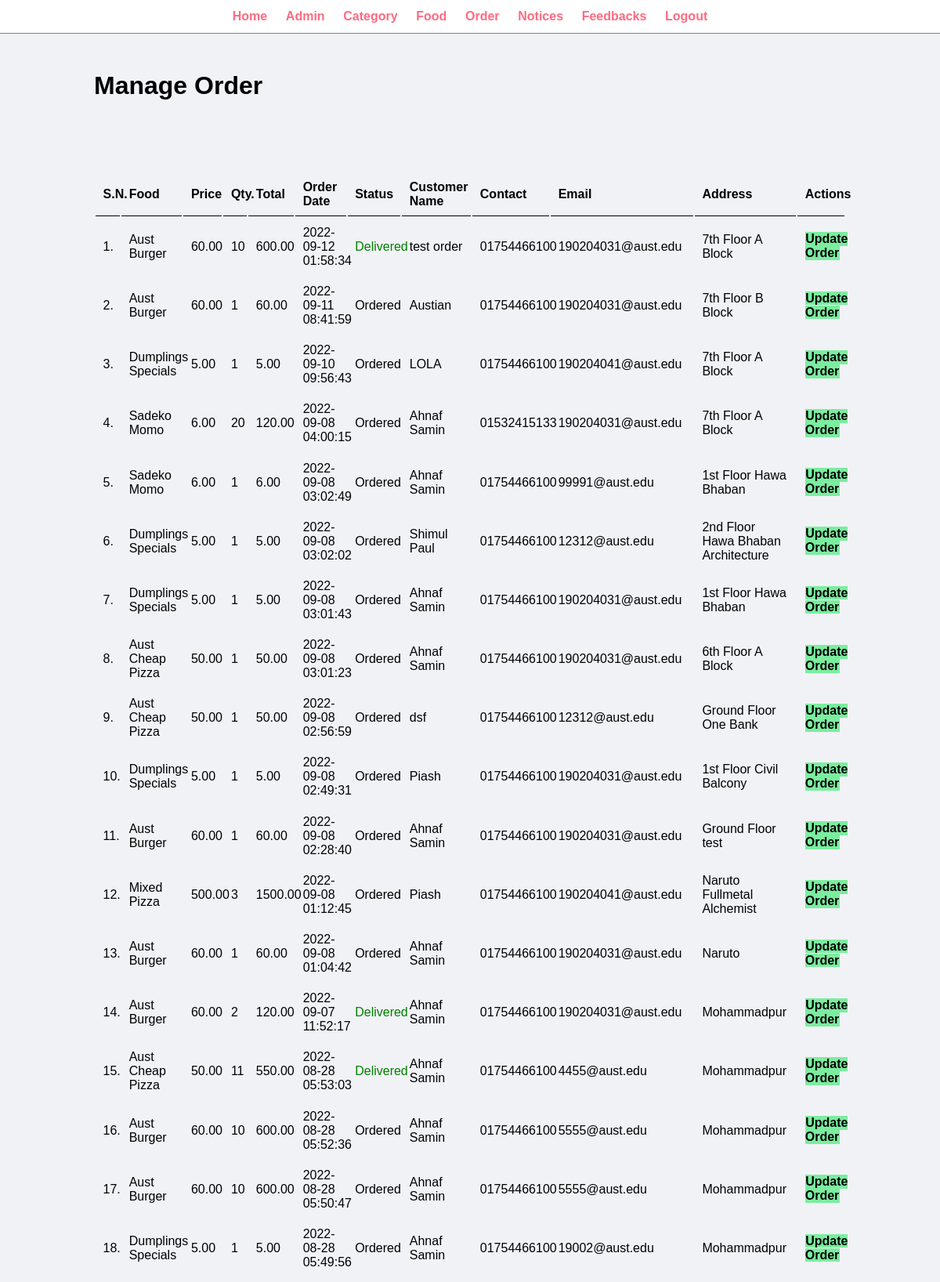
Page /admin/manage-order.php (signed in, upper part) on the committed database.
### tables this page shows
CREATE TABLE `tbl_order` (
  `id` int(10) UNSIGNED NOT NULL,
  `food` varchar(150) NOT NULL,
  `price` decimal(10,2) NOT NULL,
  `qty` int(11) NOT NULL,
  `total` decimal(10,2) NOT NULL,
  `order_date` datetime NOT NULL,
  `status` varchar(50) NOT NULL,
  `customer_name` varchar(150) NOT NULL,
  `customer_contact` varchar(20) NOT NULL,
  `customer_email` varchar(150) NOT NULL,
  `customer_address` varchar(255) NOT NULL
);

### admin/manage-order.php (the view, shortened to what this page needs)
<?php include('partials/menu.php'); ?>
<div class="main-content">
    <div class="wrapper">
        <h1>Manage Order</h1>
                <br /><br /><br />
                <br><br>
                <table class="tbl-full">
                    <tr>
                        <th>S.N.</th>
                        <th>Food</th>
                        <th>Price</th>
                        <th>Qty.</th>
                        <th>Total</th>
                        <th>Order Date</th>
                        <th>Status</th>
                        <th>Customer Name</th>
                        <th>Contact</th>
                        <th>Email</th>
                        <th>Address</th>
                        <th>Actions</th>
                    </tr>
                    <?php
                        $sql = "SELECT * FROM tbl_order ORDER BY id DESC";
                        $res = mysqli_query($conn, $sql);
                        $count = mysqli_num_rows($res);
                        $sn = 1;
                        if($count>0)
                        {
                            while($row=mysqli_fetch_assoc($res))
                            {
                                $id = $row['id'];
                                $food = $row['food'];
                                $price = $row['price'];
                                $qty = $row['qty'];
                                $total = $row['total'];
                                $order_date = $row['order_date'];
                                $status = $row['status'];
                                $customer_name = $row['customer_name'];
                                $customer_contact = $row['customer_contact'];
                                $customer_email = $row['customer_email'];
                                $customer_address = $row['customer_address'];
                                ?>
                                    <tr>
                                        <td><?php echo $sn++; ?>. </td>
                                        <td><?php echo $food; ?></td>
                                        <td><?php echo $price; ?></td>
                                        <td><?php echo $qty; ?></td>
                                        <td><?php echo $total; ?></td>
                                        <td><?php echo $order_date; ?></td>
                                        <td>
                                            <?php
                                                if($status=="Ordered")
                                                {
                                                    echo "<label>$status</label>";
                                                }
                                                elseif($status=="On Delivery")
                                                {
                                                    echo "<label style='color: orange;'>$status</label>";
                                                }
                                                elseif($status=="Delivered")
                                                {
                                                    echo "<label style='color: green;'>$status</label>";
                                                }
                                                elseif($status=="Cancelled")
                                                {
                                                    echo "<label style='color: red;'>$status</label>";
                                                }
                                            ?>
                                        </td>
                                        <td><?php echo $customer_name; ?></td>
                                        <td><?php echo $customer_contact; ?></td>
                                        <td><?php echo $customer_email; ?></td>
                                        <td><?php echo $customer_address; ?></td>
                                        <td>
                                            <a href="<?php echo SITEURL; ?>admin/update-order.php?id=<?php echo $id; ?>" class="btn-secondary">Update Order</a>
                                        </td>
                                    </tr>
                                <?php
                            }
                        }
                        else
                        {
                            echo "<tr><td colspan='12' class='error'>Orders not Available</td></tr>";
                        }
                    ?>
                </table>
    </div>
</div>
<?php include('partials/footer.php'); ?>

### css/admin.css (style rules this page uses)
* { margin: 0; padding: 0; font-family: Arial, Helvetica, sans-serif; }
.wrapper { padding: 1%; width: 80%; margin: 0 auto; }
.tbl-full { width: 100%; }
table tr th { border-bottom: 1px solid black; padding: 1%; text-align: left; }
table tr td { padding: 1%; }
.btn-secondary { background-color: #7bed9f; padding: 1%; color: black; text-decoration: none; font-weight: bold; }
.main-content { background-color: #f1f2f6; padding: 3% 0; }

### rows in the picture
tbl_order: food "Aust Burger", price "60.00", qty "10", total "600.00", order_date "2022-09-12 01:58:34", status "Delivered", customer_name "test order", customer_contact "01754466100", customer_email "190204031@aust.edu", customer_address "7th Floor A Block"
tbl_order: food "Aust Burger", price "60.00", qty "1", total "60.00", order_date "2022-09-11 08:41:59", status "Ordered", customer_name "Austian", customer_contact "01754466100", customer_email "190204031@aust.edu", customer_address "7th Floor B Block"
tbl_order: food "Dumplings Specials", price "5.00", qty "1", total "5.00", order_date "2022-09-10 09:56:43", status "Ordered", customer_name "LOLA", customer_contact "01754466100", customer_email "190204041@aust.edu", customer_address "7th Floor A Block"
tbl_order: food "Sadeko Momo", price "6.00", qty "20", total "120.00", order_date "2022-09-08 04:00:15", status "Ordered", customer_name "Ahnaf Samin", customer_contact "01532415133", customer_email "190204031@aust.edu", customer_address "7th Floor A Block"
tbl_order: food "Sadeko Momo", price "6.00", qty "1", total "6.00", order_date "2022-09-08 03:02:49", status "Ordered", customer_name "Ahnaf Samin", customer_contact "01754466100", customer_email "99991@aust.edu", customer_address "1st Floor Hawa Bhaban"
tbl_order: food "Dumplings Specials", price "5.00", qty "1", total "5.00", order_date "2022-09-08 03:02:02", status "Ordered", customer_name "Shimul Paul", customer_contact "01754466100", customer_email "12312@aust.edu", customer_address "2nd Floor Hawa Bhaban Architecture"
tbl_order: food "Dumplings Specials", price "5.00", qty "1", total "5.00", order_date "2022-09-08 03:01:43", status "Ordered", customer_name "Ahnaf Samin", customer_contact "01754466100", customer_email "190204031@aust.edu", customer_address "1st Floor Hawa Bhaban"
tbl_order: food "Aust Cheap Pizza", price "50.00", qty "1", total "50.00", order_date "2022-09-08 03:01:23", status "Ordered", customer_name "Ahnaf Samin", customer_contact "01754466100", customer_email "190204031@aust.edu", customer_address "6th Floor A Block"
tbl_order: food "Aust Cheap Pizza", price "50.00", qty "1", total "50.00", order_date "2022-09-08 02:56:59", status "Ordered", customer_name "dsf", customer_contact "01754466100", customer_email "12312@aust.edu", customer_address "Ground Floor One Bank"
tbl_order: food "Dumplings Specials", price "5.00", qty "1", total "5.00", order_date "2022-09-08 02:49:31", status "Ordered", customer_name "Piash", customer_contact "01754466100", customer_email "190204031@aust.edu", customer_address "1st Floor Civil Balcony"
tbl_order: food "Aust Burger", price "60.00", qty "1", total "60.00", order_date "2022-09-08 02:28:40", status "Ordered", customer_name "Ahnaf Samin", customer_contact "01754466100", customer_email "190204031@aust.edu", customer_address "Ground Floor test"
tbl_order: food "Mixed Pizza", price "500.00", qty "3", total "1500.00", order_date "2022-09-08 01:12:45", status "Ordered", customer_name "Piash", customer_contact "01754466100", customer_email "190204041@aust.edu", customer_address "Naruto Fullmetal Alchemist"
tbl_order: food "Aust Burger", price "60.00", qty "1", total "60.00", order_date "2022-09-08 01:04:42", status "Ordered", customer_name "Ahnaf Samin", customer_contact "01754466100", customer_email "190204031@aust.edu", customer_address "Naruto"
tbl_order: food "Aust Burger", price "60.00", qty "2", total "120.00", order_date "2022-09-07 11:52:17", status "Delivered", customer_name "Ahnaf Samin", customer_contact "01754466100", customer_email "190204031@aust.edu", customer_address "Mohammadpur"
tbl_order: food "Aust Cheap Pizza", price "50.00", qty "11", total "550.00", order_date "2022-08-28 05:53:03", status "Delivered", customer_name "Ahnaf Samin", customer_contact "01754466100", customer_email "4455@aust.edu", customer_address "Mohammadpur"
tbl_order: food "Aust Burger", price "60.00", qty "10", total "600.00", order_date "2022-08-28 05:52:36", status "Ordered", customer_name "Ahnaf Samin", customer_contact "01754466100", customer_email "5555@aust.edu", customer_address "Mohammadpur"
tbl_order: food "Aust Burger", price "60.00", qty "10", total "600.00", order_date "2022-08-28 05:50:47", status "Ordered", customer_name "Ahnaf Samin", customer_contact "01754466100", customer_email "5555@aust.edu", customer_address "Mohammadpur"
tbl_order: food "Dumplings Specials", price "5.00", qty "1", total "5.00", order_date "2022-08-28 05:49:56", status "Ordered", customer_name "Ahnaf Samin", customer_contact "01754466100", customer_email "19002@aust.edu", customer_address "Mohammadpur"
